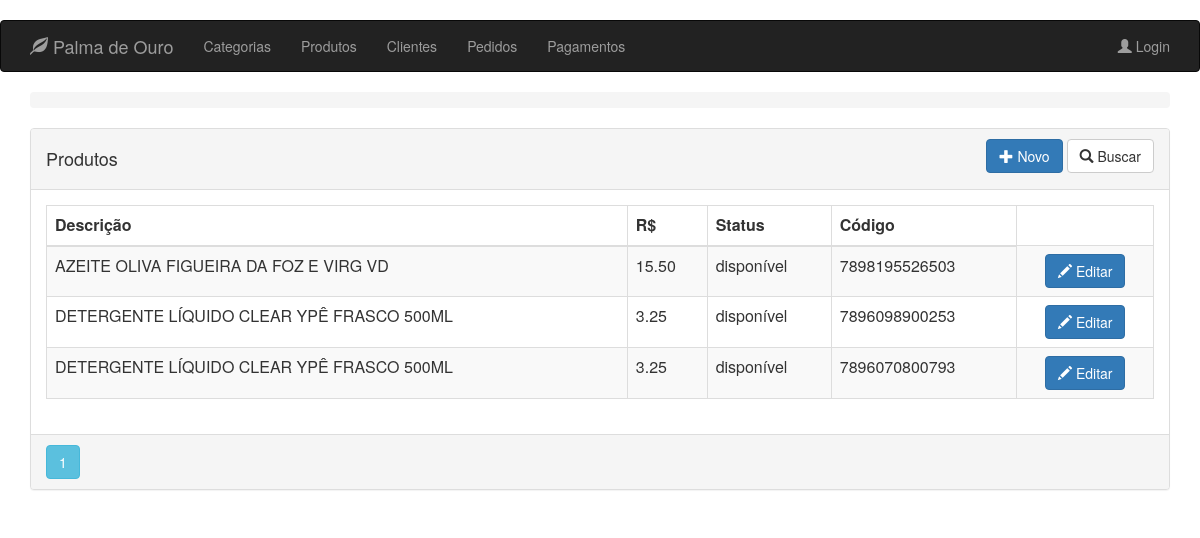
/product, run on an earlier commit of the app's database.
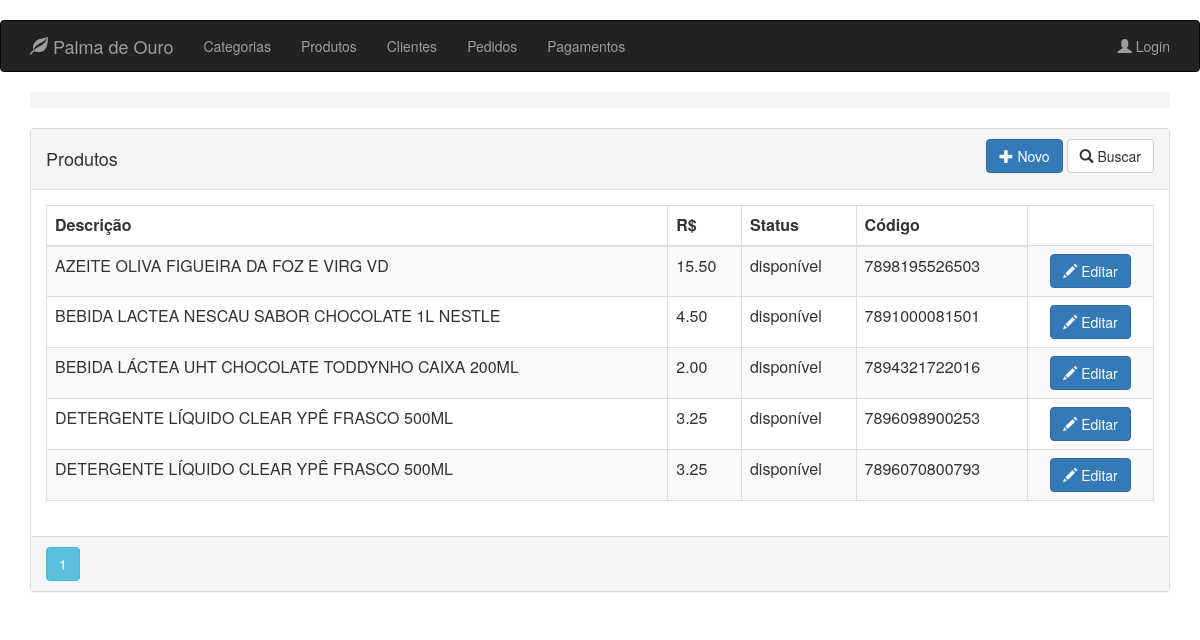
And on a later commit of the database.
### app/models.py (models this page shows, shortened)
class Product(db.Model):
    __tablename__ = 'products'
    id = db.Column(db.Integer, primary_key=True)
    description = db.Column(db.String(64))
    image_file = db.Column(db.String(32), default='default.jpg')
    unit_cost = db.Column(db.Numeric(6, 2), nullable=False)
    is_available = db.Column(db.Boolean, nullable=False)
    code = db.Column(db.String(13), unique=True, nullable=False)
    category_id = db.Column(db.Integer, ForeignKey('categories.id'), nullable=False)
    category = relationship("Category", backref=backref('products', order_by=description))
    __table_args__ = (CheckConstraint(unit_cost >= 0.00, name='unit_cost_positive'),)

### app/routes/product/routes.py (the view)
@blueprint_product.route('/product', methods=['GET'])
@register_breadcrumb(blueprint_product, '.', 'Produtos')
def get_products():
    page = request.args.get('page', 1, type=int)
    products = Product.query.order_by(Product.description).paginate(page=page, per_page=10)
    return render_template('product/list.html', all_products=products)

### app/templates/product/list.html (shortened to what this page needs)
{% extends "base.html" %}
{% block page_content %}
<div class="panel panel-default">
    <div class="panel-heading">
        <div class="row">
            <div class="col col-xs-6">
                <h4>Produtos</h4>
            </div>
            <div class="col col-xs-6 text-right">
                <a href="{{ url_for('blueprint_product.new_product') }}"
                   class="btn btn-primary">
                    <span class="glyphicon glyphicon-plus"></span>
                    Novo
                </a>
                <a href="{{ url_for('blueprint_product.search_product') }}"
                   class="btn btn-default">
                    <span class="glyphicon glyphicon-search"></span>
                    Buscar
                </a>
            </div>
            <div class="btn-group col-md-4 text-right">
            </div>
        </div>
    </div>
    <div class="panel-body">
        <table class="table table-striped table-responsive table-bordered">
            <thead>
                <tr>
                    <th>Descrição</th>
                    <th>R$</th>
                    <th>Status</th>
                    <th>Código</th>
                </tr>
            </thead>
            <tbody>
                {% for product in all_products.items %}
                <tr>
                    <td>{{ product.description }}</td>
                    <td>{{ product.unit_cost }}</td>
                    {% if product.is_available %}
                    <td>disponível</td>
                    {% else %}
                    <td>indisponível</td>
                    {% endif %}
                    <td>{{ product.code }}</td>
                    <td align="center">
                        <a href="{{ url_for('blueprint_product.update_product',id=product.id) }}"
                           class="btn btn-primary">
                            <i class="glyphicon glyphicon-pencil"></i> Editar
                        </a>
                    </td>
                </tr>
                {% endfor %}
            </tbody>
        </table>
    </div>
    <div class="panel-footer p-0">
        {% for page_number in all_products.iter_pages(left_edge=1,right_edge=1,left_current=1,right_current=2) %}
        {% if page_number %}
        {% if all_products.page == page_number %}
        <a class="btn btn-info mb-4"
           href="{{ url_for('blueprint_product.get_products',page=page_number) }}">{{ page_number }}</a>
        {% else %}
        <a class="btn btn-outline-info mb-4"
           href="{{ url_for('blueprint_product.get_products',page=page_number) }}">{{ page_number }}</a>
        {% endif %}
        {% else %}
        ...
        {% endif %}
        {% endfor %}
    </div>
</div>
{% endblock %}

### app/templates/base.html (shortened to what this page needs)
﻿{% extends "bootstrap/base.html" %}
    {% block head %}
    {{ super() }}
    {% endblock %}
    {% block navbar %}
    <header>
        <nav class="navbar navbar-inverse">
            <div class="container">
                <div class="navbar-header">
                    <a class="navbar-brand" href="{{ url_for('blueprint_client.get_clients') }}">
                        <span class="glyphicon glyphicon-leaf"></span> Palma de Ouro
                    </a>
                </div>
                <ul class="nav navbar-nav">
                    <li>
                        <a class="nav-item nav-link"
                           href="{{ url_for('blueprint_category.get_categories') }}">Categorias</a>
                    </li>
                    <li>
                        <a class="nav-item nav-link" href="{{ url_for('blueprint_product.get_products') }}">Produtos</a>
                    </li>
                    <li>
                        <a class="nav-item nav-link"
                           href="{{ url_for('blueprint_client.get_clients') }}">Clientes</a>
                    </li>
                    <li>
                        <a class="nav-item nav-link"
                           href="{{ url_for('blueprint_order.get_orders') }}">Pedidos</a>
                    </li>
                    <li>
                        <a class="nav-item nav-link"
                           href="{{ url_for('blueprint_payment.get_payment') }}">Pagamentos</a>
                    </li>
                </ul>
                <ul class="nav navbar-nav navbar-right">
                    {% if current_user.is_authenticated %}
                    <li>
                        <a class="nav-item nav-link" href="{{ url_for('blueprint_clerk.account') }}">
                            <span class="glyphicon glyphicon-user"></span>
                            {{ current_user.name }}
                        </a>
                        <div id="clerk-id" data-url="{{ current_user.id }}"></div>
                    </li>
                    <li>
                        <a class="nav-item nav-link" href="{{ url_for('blueprint_clerk.logout') }}">
                            <span class="glyphicon glyphicon-log-in"></span>
                            Logout
                        </a>
                    </li>
                    {% else %}
                    <li>
                        <a class="nav-item nav-link" href="{{ url_for('blueprint_clerk.login') }}">
                            <span class="glyphicon glyphicon-user"></span> Login
                        </a>
                    </li>
                    {% endif %}
                </ul>
            </div>
        </nav>
        <div class="container pt-3">
            <nav aria-label="breadcrumb">
                <ol class="breadcrumb primary-color">
                </ol>
            </nav>
        </div>
    </header>
    {% endblock %}
        {% block content  %}
        <div class="container pt-3">
            {% block page_content %}
            {% endblock %}
        </div>
        {% endblock %}

What changed in the data, as far as the page shows it:
added Product: description "BEBIDA LACTEA NESCAU SABOR CHOCOLATE 1L NESTLE", unit_cost "4.50", is_available "disponível", code "7891000081501"
added Product: description "BEBIDA LÁCTEA UHT CHOCOLATE TODDYNHO CAIXA 200ML", unit_cost "2.00", is_available "disponível", code "7894321722016"
